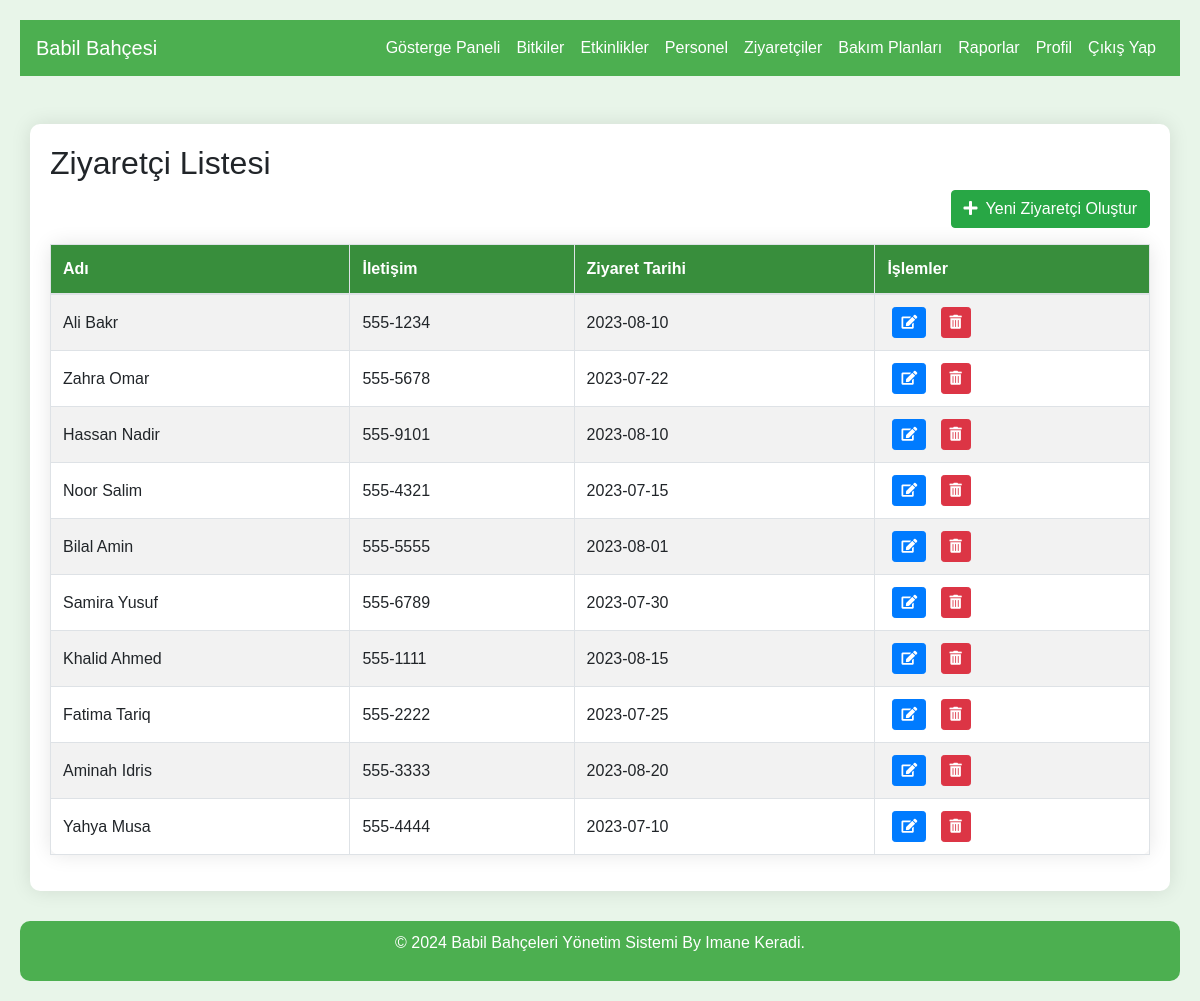
Screenshot of /visitors/list.php with the database file from the repository.
### tables this page shows
CREATE TABLE `visitors` (
  `id` int(11) NOT NULL,
  `name` varchar(255) NOT NULL,
  `contact` varchar(255) NOT NULL,
  `visit_date` date NOT NULL
);

### visitors/list.php (the view, shortened to what this page needs)
<?php
include('../config/db.php');
$sql = "SELECT id, name, contact, visit_date FROM visitors";
$result = $conn->query($sql);
?>
<!DOCTYPE html>
<html lang="tr">
<head>
  <link rel="stylesheet" href="https://stackpath.bootstrapcdn.com/bootstrap/4.5.2/css/bootstrap.min.css">
  <link rel="stylesheet" href="https://cdnjs.cloudflare.com/ajax/libs/font-awesome/5.15.3/css/all.min.css">
</head>
<body>
<nav class="navbar navbar-expand-lg navbar-dark">
  <a class="navbar-brand" href="../dashboard.php">Babil Bahçesi</a>
  <div class="collapse navbar-collapse" id="navbarNav">
    <ul class="navbar-nav ml-auto">
      <li class="nav-item"><a class="nav-link" href="../dashboard.php">Gösterge Paneli</a></li>
      <li class="nav-item"><a class="nav-link" href="../plants/list.php">Bitkiler</a></li>
      <li class="nav-item"><a class="nav-link" href="../events/list.php">Etkinlikler</a></li>
      <li class="nav-item"><a class="nav-link" href="../staff/list.php">Personel</a></li>
      <li class="nav-item"><a class="nav-link" href="../visitors/list.php">Ziyaretçiler</a></li>
      <li class="nav-item"><a class="nav-link" href="../care_plans/list.php">Bakım Planları</a></li>
      <li class="nav-item"><a class="nav-link" href="../reports/list.php">Raporlar</a></li>
      <li class="nav-item"><a class="nav-link" href="../profile.php">Profil</a></li>
      <li class="nav-item"><a class="nav-link" href="../logout.php">Çıkış Yap</a></li>
    </ul>
  </div>
</nav>
<div class="container mt-5">
  <h2>Ziyaretçi Listesi</h2>
  <a href="create.php" class="btn btn-success float-right mb-3"><i class="fas fa-plus mr-2"></i>Yeni Ziyaretçi Oluştur</a>
  <table class="table table-striped table-bordered">
    <thead>
      <tr>
        <th>Adı</th>
        <th>İletişim</th>
        <th>Ziyaret Tarihi</th>
        <th>İşlemler</th>
      </tr>
    </thead>
    <tbody>
      <?php
      if ($result->num_rows > 0) {
          while ($row = $result->fetch_assoc()) {
              echo "<tr>
                      <td>" . htmlspecialchars($row["name"]) . "</td>
                      <td>" . htmlspecialchars($row["contact"]) . "</td>
                      <td>" . htmlspecialchars($row["visit_date"]) . "</td>
                      <td>
                          <a href='edit.php?id=" . $row["id"] . "' class='btn btn-primary btn-sm'><i class='fas fa-edit'></i></a>
                          <a href='delete.php?id=" . $row["id"] . "' class='btn btn-danger btn-sm' onclick='return confirm(\"Bu ziyaretçiyi silmek istediğinize emin misiniz?\");'><i class='fas fa-trash-alt'></i></a>
                      </td>
                    </tr>";
          }
      } else {
          echo "<tr><td colspan='4' class='text-center'>Ziyaretçi bulunamadı.</td></tr>";
      }
      ?>
    </tbody>
  </table>
</div>
<div class="footer">
  <p>&copy; 2024 Babil Bahçeleri Yönetim Sistemi By Imane Keradi.</p>
</div>
</body>
</html>

### visitors/list.php (style rules this page uses)
body { font-family: Arial, sans-serif; margin: 0; padding: 20px; background-color: #e8f5e9; }
.navbar { background-color: #4CAF50; }
.navbar-dark .navbar-nav .nav-link { color: white !important; }
.container { background-color: #fff; padding: 20px; border-radius: 10px; box-shadow: 0 0 20px rgba(0, 0, 0, 0.1); margin-top: 20px; }
.table { background-color: #fff; border-radius: 10px; box-shadow: 0 0 20px rgba(0, 0, 0, 0.1); }
.table th { background-color: #388e3c; color: #fff; }
.table td { vertical-align: middle; }
.btn-primary, .btn-danger { margin: 0 5px; }
.footer { background-color: #4caf50; padding: 10px; color: #fff; text-align: center; border-radius: 10px; margin-top: 30px; }

### rows the page displays
visitors: name "Ali Bakr", contact "555-1234", visit_date "2023-08-10"
visitors: name "Zahra Omar", contact "555-5678", visit_date "2023-07-22"
visitors: name "Hassan Nadir", contact "555-9101", visit_date "2023-08-10"
visitors: name "Noor Salim", contact "555-4321", visit_date "2023-07-15"
visitors: name "Bilal Amin", contact "555-5555", visit_date "2023-08-01"
visitors: name "Samira Yusuf", contact "555-6789", visit_date "2023-07-30"
visitors: name "Khalid Ahmed", contact "555-1111", visit_date "2023-08-15"
visitors: name "Fatima Tariq", contact "555-2222", visit_date "2023-07-25"
visitors: name "Aminah Idris", contact "555-3333", visit_date "2023-08-20"
visitors: name "Yahya Musa", contact "555-4444", visit_date "2023-07-10"
